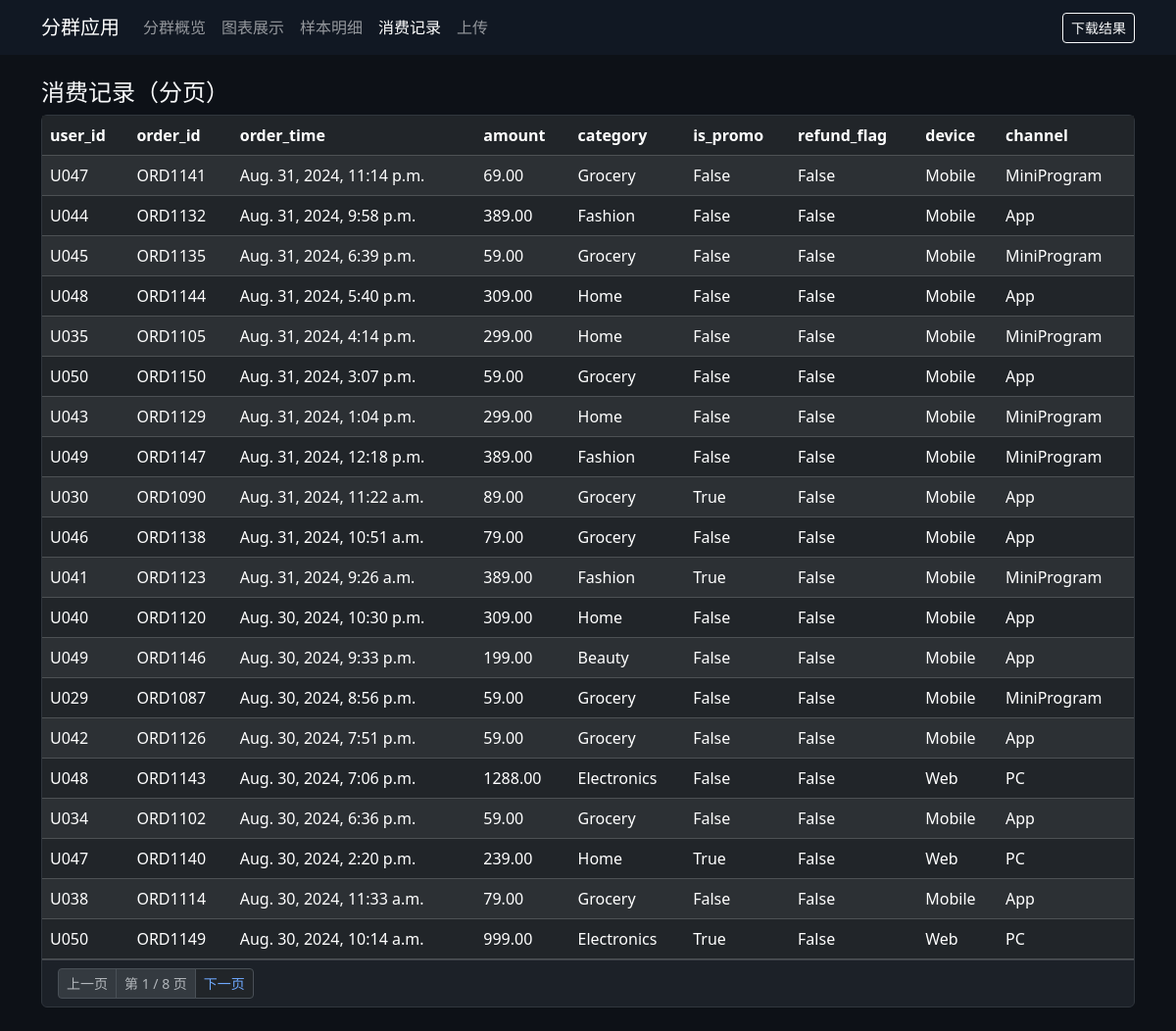
Screenshot of /orders/ with the database file from the repository.
### segmentation/models.py (models this page shows, shortened)
class OrderRecord(models.Model):
    user_id = models.CharField(max_length=64, db_index=True)
    order_id = models.CharField(max_length=128, unique=True)
    order_time = models.DateTimeField()
    amount = models.DecimalField(max_digits=12, decimal_places=2)
    category = models.CharField(max_length=128, blank=True, default="")
    is_promo = models.BooleanField(default=False)
    refund_flag = models.BooleanField(default=False)
    device = models.CharField(max_length=64, blank=True, default="")
    channel = models.CharField(max_length=64, blank=True, default="")
    created_at = models.DateTimeField(auto_now_add=True)
    class Meta:
        ordering = ["-order_time"]

### segmentation/views.py (the view)
# urls.py: path("orders/", views.orders_view, name="orders"),
def orders_view(request):
    orders_qs = OrderRecord.objects.all().order_by("-order_time")
    paginator = Paginator(orders_qs, 20)
    page_number = request.GET.get("page", 1)
    orders_page = paginator.get_page(page_number)
    return render(
        request,
        "segmentation/orders.html",
        {"orders_page": orders_page, "nav_active": "orders"},
    )

### segmentation/templates/segmentation/orders.html (shortened to what this page needs)
{% extends "segmentation/base.html" %}
{% block content %}
<h4 class="mb-2">消费记录（分页）</h4>
<div class="card">
    <div class="card-body p-0">
        <div class="table-responsive">
            <table class="table table-dark table-striped table-hover mb-0">
                <thead>
                    <tr>
                        <th>user_id</th>
                        <th>order_id</th>
                        <th>order_time</th>
                        <th>amount</th>
                        <th>category</th>
                        <th>is_promo</th>
                        <th>refund_flag</th>
                        <th>device</th>
                        <th>channel</th>
                    </tr>
                </thead>
                <tbody>
                    {% for order in orders_page %}
                    <tr>
                        <td>{{ order.user_id }}</td>
                        <td>{{ order.order_id }}</td>
                        <td>{{ order.order_time }}</td>
                        <td>{{ order.amount }}</td>
                        <td>{{ order.category }}</td>
                        <td>{{ order.is_promo }}</td>
                        <td>{{ order.refund_flag }}</td>
                        <td>{{ order.device }}</td>
                        <td>{{ order.channel }}</td>
                    </tr>
                    {% empty %}
                    <tr><td colspan="9" class="text-center">暂无数据</td></tr>
                    {% endfor %}
                </tbody>
            </table>
        </div>
    </div>
    <div class="card-footer">
        <nav aria-label="orders pagination">
            <ul class="pagination pagination-sm mb-0">
                {% if orders_page.has_previous %}
                <li class="page-item"><a class="page-link" href="?page={{ orders_page.previous_page_number }}">上一页</a></li>
                {% else %}
                <li class="page-item disabled"><span class="page-link">上一页</span></li>
                {% endif %}
                <li class="page-item disabled"><span class="page-link">第 {{ orders_page.number }} / {{ orders_page.paginator.num_pages }} 页</span></li>
                {% if orders_page.has_next %}
                <li class="page-item"><a class="page-link" href="?page={{ orders_page.next_page_number }}">下一页</a></li>
                {% else %}
                <li class="page-item disabled"><span class="page-link">下一页</span></li>
                {% endif %}
            </ul>
        </nav>
    </div>
</div>
{% endblock %}

### segmentation/templates/segmentation/base.html (shortened to what this page needs)
<!DOCTYPE html>
<html lang="zh" data-bs-theme="dark">
<head>
    <link href="https://cdn.jsdelivr.net/npm/bootstrap@5.3.3/dist/css/bootstrap.min.css" rel="stylesheet">
</head>
<body class="text-light">
    <nav class="navbar navbar-expand-lg navbar-dark" style="background-color:#111823;">
        <div class="container">
            <a class="navbar-brand" href="{% url 'segmentation:overview' %}">分群应用</a>
            <div class="collapse navbar-collapse" id="navMenu">
                <ul class="navbar-nav me-auto mb-2 mb-lg-0">
                    <li class="nav-item"><a class="nav-link {% if nav_active == 'overview' %}active{% endif %}" href="{% url 'segmentation:overview' %}">分群概览</a></li>
                    <li class="nav-item"><a class="nav-link {% if nav_active == 'charts' %}active{% endif %}" href="{% url 'segmentation:charts' %}">图表展示</a></li>
                    <li class="nav-item"><a class="nav-link {% if nav_active == 'samples' %}active{% endif %}" href="{% url 'segmentation:samples' %}">样本明细</a></li>
                    <li class="nav-item"><a class="nav-link {% if nav_active == 'orders' %}active{% endif %}" href="{% url 'segmentation:orders' %}">消费记录</a></li>
                    <li class="nav-item"><a class="nav-link {% if nav_active == 'upload' %}active{% endif %}" href="{% url 'segmentation:upload' %}">上传</a></li>
                </ul>
                <div class="d-flex gap-2">
                    <a class="btn btn-outline-light btn-sm" href="{% url 'segmentation:download' %}">下载结果</a>
                </div>
            </div>
        </div>
    </nav>
    <div class="container py-4">
        {% block content %}{% endblock %}
    </div>
</body>
</html>

### segmentation/templates/segmentation/base.html (style rules this page uses)
body { background-color: #0d1117; }
.card { background: #161b22; border: 1px solid #30363d; }
.table thead { background: #111823; }
.table { color: #e6edf3; }

### rows the page displays
OrderRecord: user_id "U047", order_id "ORD1141", order_time "Aug. 31, 2024, 11:14 p.m.", amount "69.00", category "Grocery", is_promo "False", refund_flag "False", device "Mobile", channel "MiniProgram"
OrderRecord: user_id "U044", order_id "ORD1132", order_time "Aug. 31, 2024, 9:58 p.m.", amount "389.00", category "Fashion", is_promo "False", refund_flag "False", device "Mobile", channel "App"
OrderRecord: user_id "U045", order_id "ORD1135", order_time "Aug. 31, 2024, 6:39 p.m.", amount "59.00", category "Grocery", is_promo "False", refund_flag "False", device "Mobile", channel "MiniProgram"
OrderRecord: user_id "U048", order_id "ORD1144", order_time "Aug. 31, 2024, 5:40 p.m.", amount "309.00", category "Home", is_promo "False", refund_flag "False", device "Mobile", channel "App"
OrderRecord: user_id "U035", order_id "ORD1105", order_time "Aug. 31, 2024, 4:14 p.m.", amount "299.00", category "Home", is_promo "False", refund_flag "False", device "Mobile", channel "MiniProgram"
OrderRecord: user_id "U050", order_id "ORD1150", order_time "Aug. 31, 2024, 3:07 p.m.", amount "59.00", category "Grocery", is_promo "False", refund_flag "False", device "Mobile", channel "App"
OrderRecord: user_id "U043", order_id "ORD1129", order_time "Aug. 31, 2024, 1:04 p.m.", amount "299.00", category "Home", is_promo "False", refund_flag "False", device "Mobile", channel "MiniProgram"
OrderRecord: user_id "U049", order_id "ORD1147", order_time "Aug. 31, 2024, 12:18 p.m.", amount "389.00", category "Fashion", is_promo "False", refund_flag "False", device "Mobile", channel "MiniProgram"
OrderRecord: user_id "U030", order_id "ORD1090", order_time "Aug. 31, 2024, 11:22 a.m.", amount "89.00", category "Grocery", is_promo "True", refund_flag "False", device "Mobile", channel "App"
OrderRecord: user_id "U046", order_id "ORD1138", order_time "Aug. 31, 2024, 10:51 a.m.", amount "79.00", category "Grocery", is_promo "False", refund_flag "False", device "Mobile", channel "App"
OrderRecord: user_id "U041", order_id "ORD1123", order_time "Aug. 31, 2024, 9:26 a.m.", amount "389.00", category "Fashion", is_promo "True", refund_flag "False", device "Mobile", channel "MiniProgram"
OrderRecord: user_id "U040", order_id "ORD1120", order_time "Aug. 30, 2024, 10:30 p.m.", amount "309.00", category "Home", is_promo "False", refund_flag "False", device "Mobile", channel "App"
OrderRecord: user_id "U049", order_id "ORD1146", order_time "Aug. 30, 2024, 9:33 p.m.", amount "199.00", category "Beauty", is_promo "False", refund_flag "False", device "Mobile", channel "App"
OrderRecord: user_id "U029", order_id "ORD1087", order_time "Aug. 30, 2024, 8:56 p.m.", amount "59.00", category "Grocery", is_promo "False", refund_flag "False", device "Mobile", channel "MiniProgram"
OrderRecord: user_id "U042", order_id "ORD1126", order_time "Aug. 30, 2024, 7:51 p.m.", amount "59.00", category "Grocery", is_promo "False", refund_flag "False", device "Mobile", channel "App"
OrderRecord: user_id "U048", order_id "ORD1143", order_time "Aug. 30, 2024, 7:06 p.m.", amount "1288.00", category "Electronics", is_promo "False", refund_flag "False", device "Web", channel "PC"
OrderRecord: user_id "U034", order_id "ORD1102", order_time "Aug. 30, 2024, 6:36 p.m.", amount "59.00", category "Grocery", is_promo "False", refund_flag "False", device "Mobile", channel "App"
OrderRecord: user_id "U047", order_id "ORD1140", order_time "Aug. 30, 2024, 2:20 p.m.", amount "239.00", category "Home", is_promo "True", refund_flag "False", device "Web", channel "PC"
OrderRecord: user_id "U038", order_id "ORD1114", order_time "Aug. 30, 2024, 11:33 a.m.", amount "79.00", category "Grocery", is_promo "False", refund_flag "False", device "Mobile", channel "App"
OrderRecord: user_id "U050", order_id "ORD1149", order_time "Aug. 30, 2024, 10:14 a.m.", amount "999.00", category "Electronics", is_promo "True", refund_flag "False", device "Web", channel "PC"

### other values shown
{{ orders_page.number }} "1"
{{ orders_page.paginator.num_pages }} "8"
